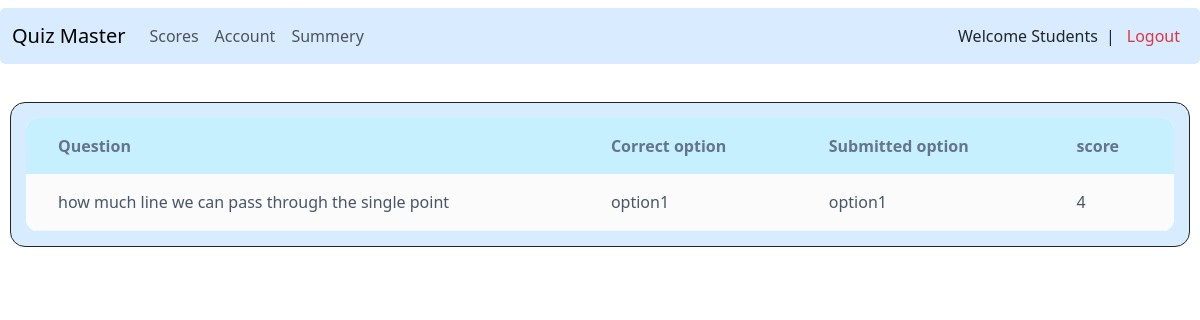
Screenshot of /user/scores/1 (signed in) with the database file from the repository.
### models.py (models this page shows)
class Score(db.Model):
    __tablename__ = 'score'
    id = db.Column(db.Integer, primary_key=True)
    user_id = db.Column(db.Integer, db.ForeignKey('user.id'))
    quiz_id = db.Column(db.Integer, db.ForeignKey('quiz.id'))
    question_id = db.Column(db.Integer, db.ForeignKey('question.id'))
    correct_opt = db.Column(db.Integer, nullable=False)
    submit_opt = db.Column(db.Integer, nullable=False)
    score = db.Column(db.Integer, nullable=False)

class Question(db.Model):
    __tablename__ = 'question'
    id = db.Column(db.Integer, primary_key=True)
    question = db.Column(db.String(80), nullable=False)
    option1 = db.Column(db.String(120), nullable=False)
    option2 = db.Column(db.String(120), nullable=False)
    option3 = db.Column(db.String(120), nullable=False)
    option4 = db.Column(db.String(120), nullable=False)
    answer = db.Column(db.String(120), nullable=False)
    point = db.Column(db.Integer, nullable=False)
    chapter_id = db.Column(db.Integer, db.ForeignKey('chapter.id'))
    scores = db.relationship('Score', backref='question', lazy=True , cascade="all, delete-orphan")

### routes.py (the view)
@app.route('/user/scores/<int:id>')
@login_required
def viewresponce(id):
    user = User.query.get(session['user_id'])
    scores = Score.query.filter(Score.user_id==user.id).filter(Score.quiz_id==id).all()
    return render_template('viewresponce.html', user=user, scores=scores)

### routes.py (called while the page is built)
def login_required(f):
    @wraps(f)
    def decorated_function(*args, **kwargs):
        if 'user_id' not in session:
            return redirect(url_for('login'))
        return f(*args, **kwargs)
    return decorated_function

### templates/viewresponce.html (shortened to what this page needs)
{% extends "layout.html" %}
{% block content %}
    <div class="subject-card">
        <table class="chapter-table">
            <thead>
                <tr>
                    <th>Question</th>
                    <th>Correct option</th>
                    <th>Submitted option</th>
                    <th>score</th>
                </tr>
            </thead>
            <tbody>
            {% for score in scores %}
                <tr>
                    <td>{{score.question.question}}</td>
                    <td>option{{score.correct_opt}}</td>
                    <td>{{score.submit_opt}}</td>
                    <td>{{score.score}}</td>
                </tr>
            {% endfor %}
            </tbody>
        </table>
    </div>
{% endblock %}

### templates/viewresponce.html (style rules this page uses)
body { background-color: #ffffff; font-family: 'Segoe UI', system-ui, -apple-system, sans-serif; }
.chapter-table { border-radius: 12px; overflow: hidden; }
.subject-card { background: white; border-radius: 15px; margin:30px 10px 30px 10px; padding:15px; background:rgba(216, 236, 255, 1); border: 1px solid; }
.chapter-table { width: 100%; border-collapse: collapse; background: white; }
.chapter-table th { padding: 1rem 2rem; background:rgb(199, 240, 255); color: #64748b; font-weight: 600; border-bottom: 2px solidrgb(15, 167, 55); }
.chapter-table td { padding: 1rem 2rem; background-color: #fbfbfb; border-bottom: 1px solid #f1f5f9; color: #475569; }

### rows the page displays
Score: question.question "how much line we can pass through the single point", correct_opt "1", submit_opt "option1", score "4"
